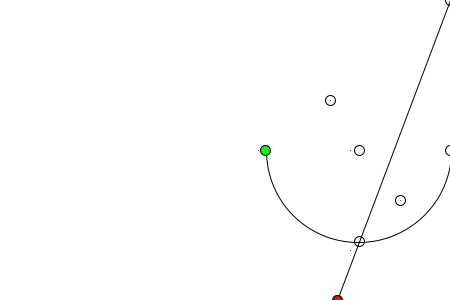
Frame 1 (no input)
Frame 60 (the mouse pressed at the canvas centre just before this capture): identical to frame 1, image omitted
Frame 120 (the mouse held since frame 60 and released just before this capture): identical to frame 1, image omitted

The Processing sketch that drew this single still picture (run headless with seeded random() and noise(); from frame 60 on, the mouse is pressed at the canvas centre):

// Processing sketch: drawing_305_ks_answer
// ── drawing_305_ks_answer.pde
/**
 * Sol Lewitt's Wall Drawing #305
 * code interpretation by Kevin Siwoff
 * 2/1/15
 * The Eighth point is located halfway between the two points, 
 * where an arc with its center at the first point and with a radius 
 * equal to the distance between the first and the seventh points would cross a line 
 * from the upper right corner to a point halfway between the midpoint of the bottom side and the lower right corner.
 */

boolean showCircles = true;

void setup() {
  size(450, 300);
  smooth();

  // float c = sqrt(sq(112.50) + sq(150.0));
  
  // float b = 300.0 - (337.5 * (300/112.50));
  
  float x = 850.0 / (300/112.50);
  
  println(x);
}
void draw() {
  background(255);

  noFill();
  point(350, 250); //point #1
  point(450, 150); //point #2
  point(337.5, 300); //point #3
  point(450, 0);//point #4
  point(258.5, 150);//point #5 
  point(330, 100);//point #6
  point(350, 150);//point #7
  point(400, 200); //point #8

  //  point(393.75,150);
  //  ellipseMode(CENTER);
  //  ellipse(393.75,150, 10,10);

  line(337.5, 300, 450, 0);
  noFill();

  //  arc(393.75,150,112.5,112.5,0,PI);
  arc(358.5, 150, 185, 185, 0, PI);

  if (showCircles) {
    ellipseMode(CENTER);
    ellipse(359.5, 150, 10, 10); //point#7
    ellipse(450, 150, 10, 10);
    fill(255,0,0);
    ellipse(337.5, 300, 10, 10);//point #3
    noFill();
    ellipse(450, 0, 10, 10);
    fill(0,255,0);
    ellipse(265.5, 150, 10, 10); //point#5
    noFill();
    ellipse(330, 100, 10, 10);
    ellipse(359.5, 241.33, 10, 10);//point #1
    ellipse(400, 200, 10, 10);
  }
}
